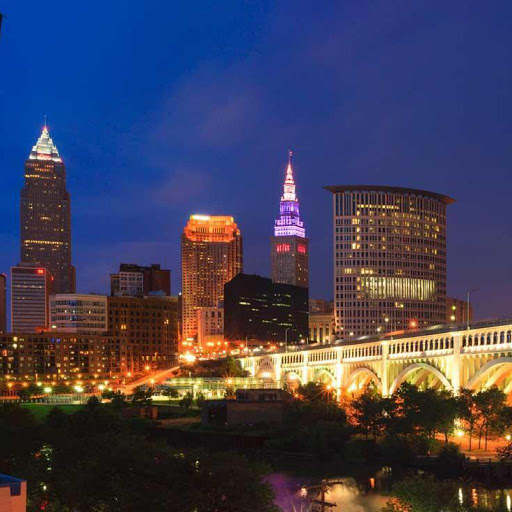
#> input picture SpatialTransformations/Cleveland.jpg, 512 x 512 px
$ python histogram_processing.py
#> lines starting #> are read from the running program, lines starting #| are printed output that depends on the picture
#> further down, image_file is the input picture: shape (512, 512, 3); mean B, G, R 87.8, 63.1, 64.7
#!/usr/bin/env python3
"""CIS 693 - Histogram Processing Homework.

Author: John Oyster
Date:   May 22, 2020
Description:
    List of Functions:
    1. Histogram Processing

"""
import cv2
import numpy as np
from matplotlib import pyplot as plt


def convert_to_grayscale(image):
    """Convert RGB Image to grayscale using RGB weights with dot product.

    :param image:   Original Image
    :type:          numpy.ndarray
    :return:        Grayscale Image
    :rtype:         numpy.ndarray
    """
    rgb_weights = [0.2989, 0.5870, 0.1140]

    new_image = np.dot(image[..., :3], rgb_weights)
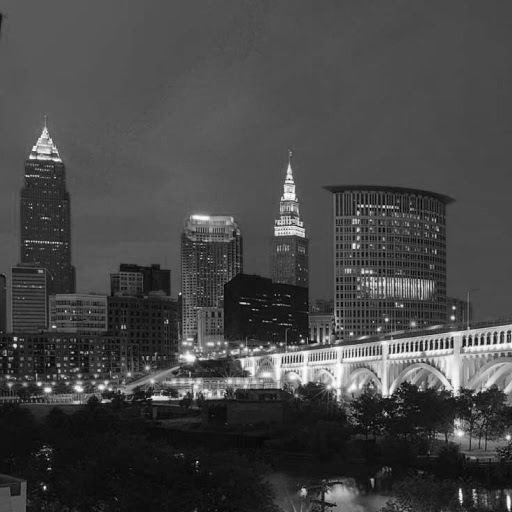
#> new_image: shape (512, 512) float64; min 1.76, max 254.4, mean 70.7
    new_image = new_image.astype(np.uint8)

    return new_image


def process_histogram(image, show_plot=True):
    """Generate a normalized histogram of a given grayscale image.

    p(r_k) = n_k/M*N  for given NxM image

    :param image:       Original Image
    :type:              nmpy.ndarray
    :param show_plot:   True will show Matplotlib plot
    :type:              bool
    :return:            hist, bins, pdf
    """
#> called with show_plot = True
    dim_M, dim_N = image.shape
#> dim_M = 512; dim_N = 512
    image_max_pixel_size = np.iinfo(image.dtype).max
#> image_max_pixel_size = 255
    image_bins, counts = np.unique(image, return_counts=True)
#> image_bins = 254 values from 1 to 254; counts = 254 values, max 9201 at index 72, min 2 at index 0, mean 1032.1
    hist = np.zeros(image_max_pixel_size, dtype=np.uint8)
#> hist = 255 values from 0 to 0
    pdf = np.zeros(image_max_pixel_size, dtype=np.double)
#> pdf = 255 values from 0 to 0
    bins = list(range(image_max_pixel_size))
#> bins = 255 values from 0 to 254
    for image_bin in bins:
        if image_bin in image_bins:
            hist[image_bin] = counts[np.where(image_bin == image_bins)]
            pdf[image_bin] = hist[image_bin] / (dim_M*dim_N)
#> after the loop, hist = 255 values, max 252 at index 33, min 0 at index 0, mean 137.5; pdf = 255 values, max 0.000961 at index 33, min 0 at index 0, mean 0.000525
    if show_plot:
        _show_histogram(hist, bins)
    return hist, bins, pdf


def _show_histogram(hist, bins):
    """Show Matplotlib histogram of image.

    :param hist:        Histogram count values
    :type:              numpy.ndarray
    :param bins:        Bins
    :type:              numpy.ndarray
    :return:            None
    """
    plt.hist(hist, bins)
    plt.title("Intensity Histogram")
    plt.show()
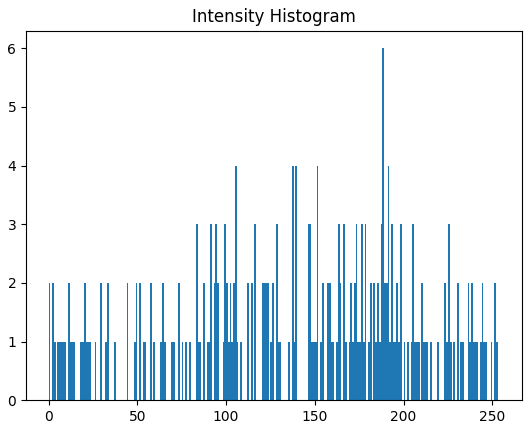
#> figure drawn by matplotlib, 1 panel; tallest bar 6 high, from x = 188 to 189


if __name__ == '__main__':
    image_file = cv2.imread("./Cleveland.jpg")
    gray_image = convert_to_grayscale(image_file)
    cv2.imshow('Grayscale Image', gray_image)
    cv2.waitKey(0)
    process_histogram(gray_image)

    cv2.destroyAllWindows()
